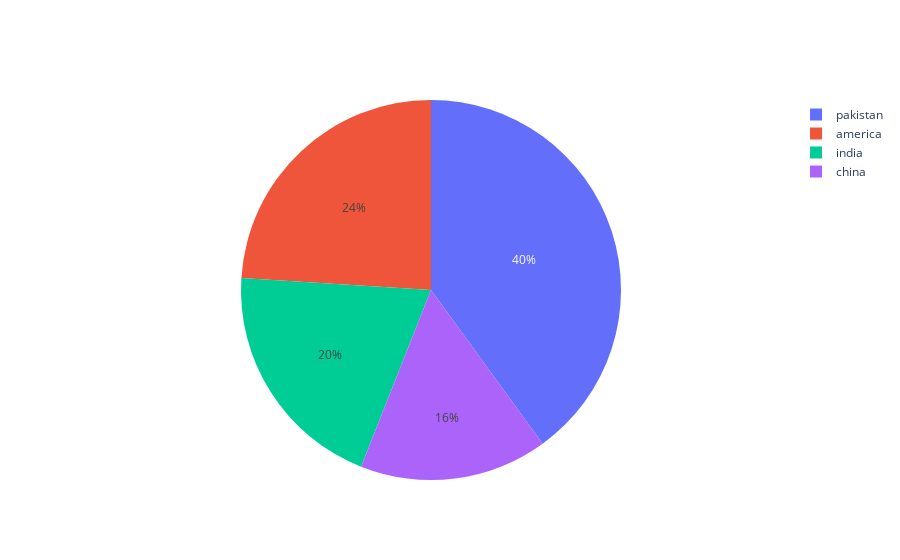

The notebook cell saved with this chart:
### Code cell
labels = ["india", "america", "china", "pakistan"]
values = [500, 600, 400, 1000]
fig = go.Figure(data =[go.Pie(labels = labels, values = values)])
fig.show()

### Figure 1 — Plotly figure (JSON) as saved in the notebook; plotly's stock layout.template omitted (floating-point values rounded to 4 significant figures)
{"data": [{"labels": ["india", "america", "china", "pakistan"], "type": "pie", "values": [500, 600, 400, 1000]}], "layout": {}}
